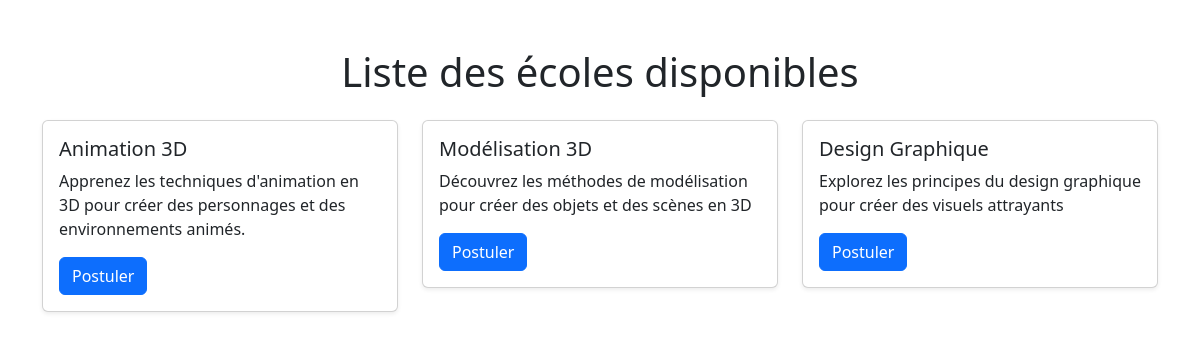
Before: /courses/ (signed in) with the older database file.
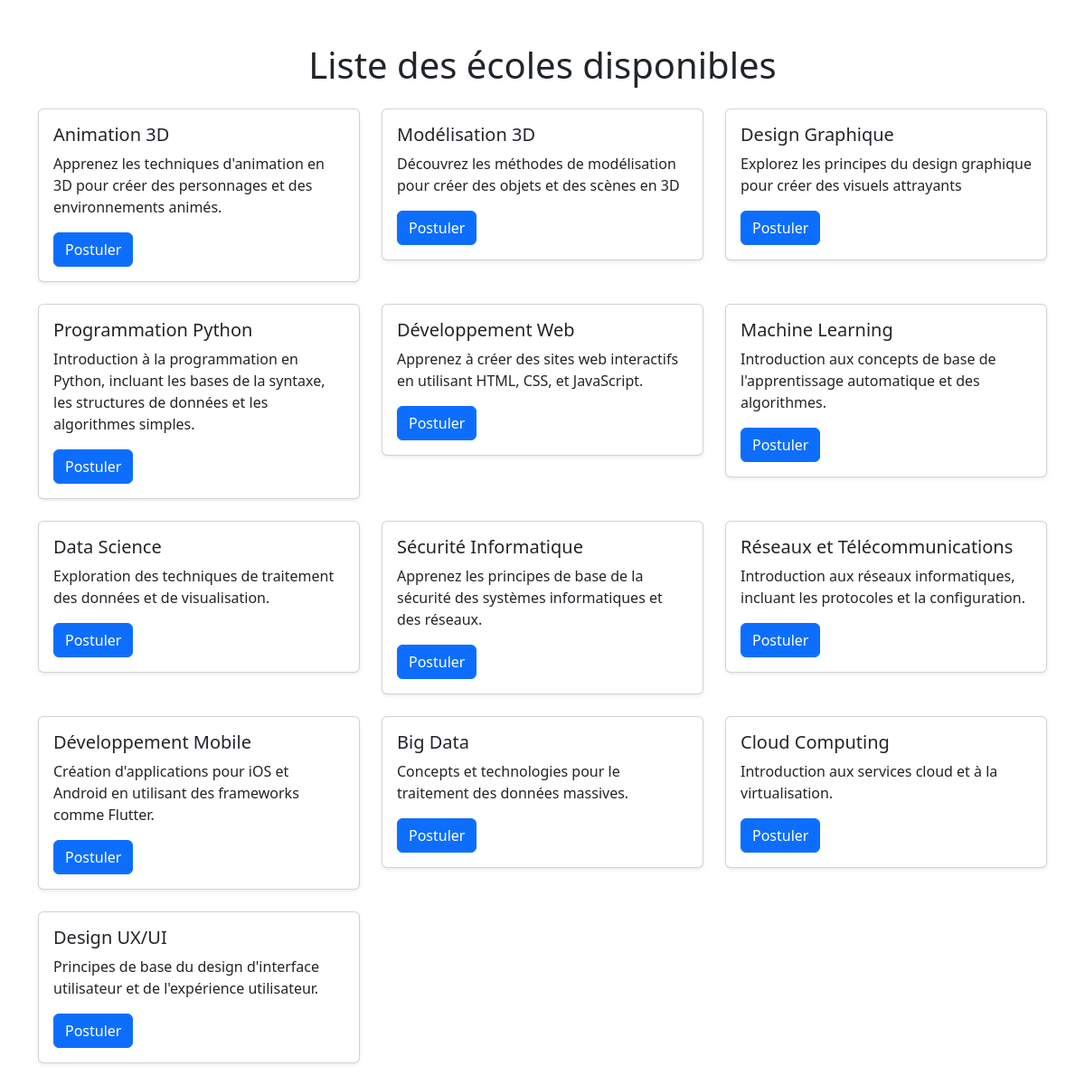
After: the same page with the newer database file.
### parcoursup/models.py (models this page shows, shortened)
class Course(models.Model):
  school = models.ForeignKey(School, on_delete=models.CASCADE)
  title = models.CharField(max_length=200)
  description = models.TextField()

### parcoursup/views.py (the view)
# urls.py: path('courses/', views.courses_list, name='courses_list'),
@login_required
def courses_list(request):
    courses = Course.objects.all()
    return render(request, 'parcoursup/courses_list.html', {'courses': courses})

### parcoursup/templates/parcoursup/courses_list.html (shortened to what this page needs)
<!DOCTYPE html>
<html lang="fr">
<head>
    <link href="https://cdn.jsdelivr.net/npm/bootstrap@5.3.0-alpha1/dist/css/bootstrap.min.css" rel="stylesheet">
</head>
<body>
    <body>
        <div class="container mt-5">
            <h1 class="text-center mb-4">Liste des écoles disponibles</h1>
            <div class="row">
                {% for course in courses %}
                <div class="col-md-4">
                    <div class="card mb-4 shadow-sm">
                        <div class="card-body">
                            <h5 class="card-title">{{ course.title }}</h5>
                            <p class="card-text">{{ course.description }}</p>
                            <a href="{% url 'apply' course.id %}" class="btn btn-primary">Postuler</a>
                        </div>
                    </div>
                </div>
                {% endfor %}
            </div>
        </div>
    </body>
    </html>

Changed rows visible on the page:
added Course: title "Programmation Python", description "Introduction à la programmation en Python, incluant les bases de la syntaxe, les structures de données et les algorithmes simples."
added Course: title "Développement Web", description "Apprenez à créer des sites web interactifs en utilisant HTML, CSS, et JavaScript."
added Course: title "Machine Learning", description "Introduction aux concepts de base de l'apprentissage automatique et des algorithmes."
added Course: title "Data Science", description "Exploration des techniques de traitement des données et de visualisation."
added Course: title "Sécurité Informatique", description "Apprenez les principes de base de la sécurité des systèmes informatiques et des réseaux."
added Course: title "Réseaux et Télécommunications", description "Introduction aux réseaux informatiques, incluant les protocoles et la configuration."
added Course: title "Développement Mobile", description "Création d'applications pour iOS et Android en utilisant des frameworks comme Flutter."
added Course: title "Big Data", description "Concepts et technologies pour le traitement des données massives."
added Course: title "Cloud Computing", description "Introduction aux services cloud et à la virtualisation."
added Course: title "Design UX/UI", description "Principes de base du design d'interface utilisateur et de l'expérience utilisateur."
